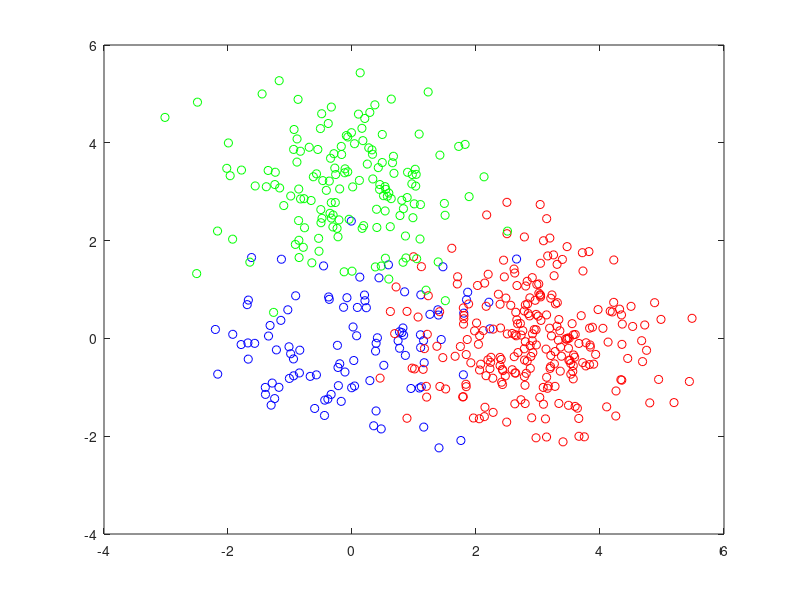

Source code (MATLAB): (Note: this script raises an error after producing the figure.)
clear;
%1 Generate 500 points

mu1 = [0 0];       % Mean
sigma1 = [ 1 .0;   % Covariance matrix
          .0  1];
m1 = 100;          % Number of data points

mu2 = [3 0];
sigma2 = [1 0;
          0 1];
m2 = 250;

mu3 = [0 3];
sigma3 = [1 0;
          0 1];
m3 = 150;

R1 = chol(sigma1);
X1 = randn(m1, 2) * R1;
X1 = X1 + repmat(mu1, size(X1, 1), 1);

R2 = chol(sigma2);
X2 = randn(m2, 2) * R2;
X2 = X2 + repmat(mu2, size(X2, 1), 1);

R3 = chol(sigma3);
X3 = randn(m3, 2) * R3;
X3 = X3 + repmat(mu3, size(X3, 1), 1);

X = [X1; X2; X3];

%2 Plot original data

figure(1);

hold off;
plot(X1(:, 1), X1(:, 2), 'bo');
hold on;
plot(X2(:, 1), X2(:, 2), 'ro');
hold on;
plot(X3(:, 1), X3(:, 2), 'go');

set(gcf,'color','white') 

gridSize = 100;
u = linspace(-6, 6, gridSize);
[A B] = meshgrid(u, u);
gridX = [A(:), B(:)];

z1 = gaussianND(gridX, mu1, sigma1);
z2 = gaussianND(gridX, mu2, sigma2);
z3 = gaussianND(gridX, mu3, sigma3);

Z1 = reshape(z1, gridSize, gridSize);
Z2 = reshape(z2, gridSize, gridSize);
Z3 = reshape(z3, gridSize, gridSize);

[C, h] = contour(u, u, Z1);
[C, h] = contour(u, u, Z2);
[C, h] = contour(u, u, Z3);

axis([-6 6 -6 6])
title('Original Data and their PDFs');

%3 Initiation of the dataset

m = size(X, 1);

k = 3; 
n = 2;  % vector lengths.

% k random initial means
indeces = randperm(m);
mu = X(indeces(1:k), :);

sigma = [];

% take overal covariance of the dataset as initial variance for each cluster.
for (j = 1 : k)
    sigma{j} = cov(X);
end

% assign equal prior probabilities to each cluster.
phi = ones(1, k) * (1 / k);

% 4: Expectation Maximization

W = zeros(m, k);

% iteration=20
objectPlot= zeros(20,2);

for iter = 1:20
    
    fprintf('Iteration %d\n ', iter);

    pdf = zeros(m, k);
    
    % For each cluster...
    for j = 1 : k
        
        % Evaluate the Gaussian for all data points for cluster 'j'.
        pdf(:, j) = gaussianND(X, mu(j, :), sigma{j});
    end
    
    % multiply each pdf value by the prior probability for cluster.
    pdf_w = bsxfun(@times, pdf, phi);
    
    W = bsxfun(@rdivide, pdf_w, sum(pdf_w, 2));
    
    % do maximization   

    % For each of the clusters...
    for j = 1 : k
    
        % Calculate the prior probability for cluster 'j'.
        phi(j) = mean(W(:, j), 1);
        mu(j, :) = weightedAverage(W(:, j), X);
        sigma_k = zeros(n, n);
        Xm = bsxfun(@minus, X, mu(j, :));
        
        % Calculate the contribution of each training example to the covariance matrix.
        for i = 1 : m
            sigma_k = sigma_k + (W(i, j) .* (Xm(i, :)' * Xm(i, :)));
        end
        
        % Divide by the sum of weights.
        sigma{j} = sigma_k ./ sum(W(:, j));
    end
    
%     objectValue=0;
%     for i=1:500
%         tmpValue=0;
%         for j=1:k
%             tmpValue=tmpValue+W(i,j)*phi(j);
%         end
%         log(tmpValue)
%         objectValue=objectValue+log(tmpValue);
%     end
    
    objectValue=0;
    for i=1:500
        objectValue=objectValue+log(max(max(W(i,:))));
    end
    
    objectPlot(iter,1)= objectValue;
    objectPlot(iter,2)= iter;
%     figure(iter+2);
%     plot(objectPlot(:,2), objectPlot(:,1), 'bo');
    
    %fprintf(sigma{j});
      
end

figure(2);
color=['bo','ro','go','yo','po',];
for i=1:500
    [x y]=find(W(i,:)==max(max(W(i,:))));
    cluster=y;
    if (cluster==1)
        plot(X(i, 1), X(i, 2), 'bo');
    end
    if (cluster==2)
        plot(X(i, 1), X(i, 2), 'ro');
    end
    if (cluster==3)
        plot(X(i, 1), X(i, 2), 'go');
    end
    if (cluster==4)
        plot(X(i, 1), X(i, 2), 'ko');
    end
    if (cluster==5)
        plot(X(i, 1), X(i, 2), 'mo');
    end
    hold on;
end
axis([-6 6 -6 6])
title('Original Data and Estimated PDFs');
set(gcf,'color','white') % white background

figure(3);
plot(objectPlot(:,2), objectPlot(:,1), 'bo');
title('Objective function plot');
